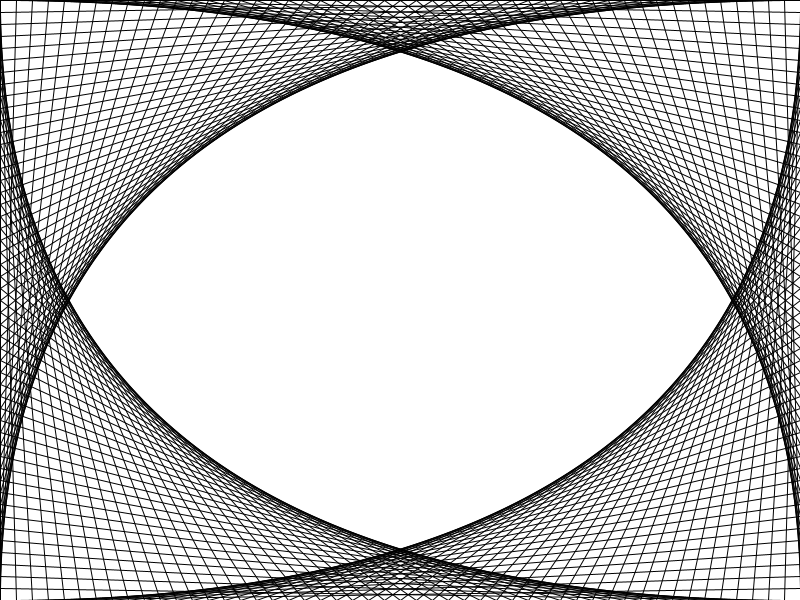
Frame 1 (no input)
Frame 60 (the mouse pressed at the canvas centre just before this capture): identical to frame 1, image omitted
Frame 120 (the mouse held since frame 60 and released just before this capture): identical to frame 1, image omitted

The Processing sketch that drew this single still picture (run headless with seeded random() and noise(); from frame 60 on, the mouse is pressed at the canvas centre):

// Processing sketch: TP4
// ── TP4.pde

int cant = 50;
int sepx, sepy;
void setup() {
  size(800, 600);
  sepx = width/cant;
  sepy = height/cant;
}

void draw() {
  background(255);
  for (int i = 0; i<cant; i++) {
    line(0, i*sepy, i*sepx, height);
    line(i*sepx, 0, width, i*sepy);
    line(width, i * sepy, width - i * sepx, height);
    line(width - i * sepx, 0, 0, i * sepy);
  }
}
//  line(sepx, i*sepy, width, height - i*sepy);
// line(width- i*sepx, i * sepy, i * sepx, 0);
//line(i*sepx, 0, sepx, height- i * sepy);
